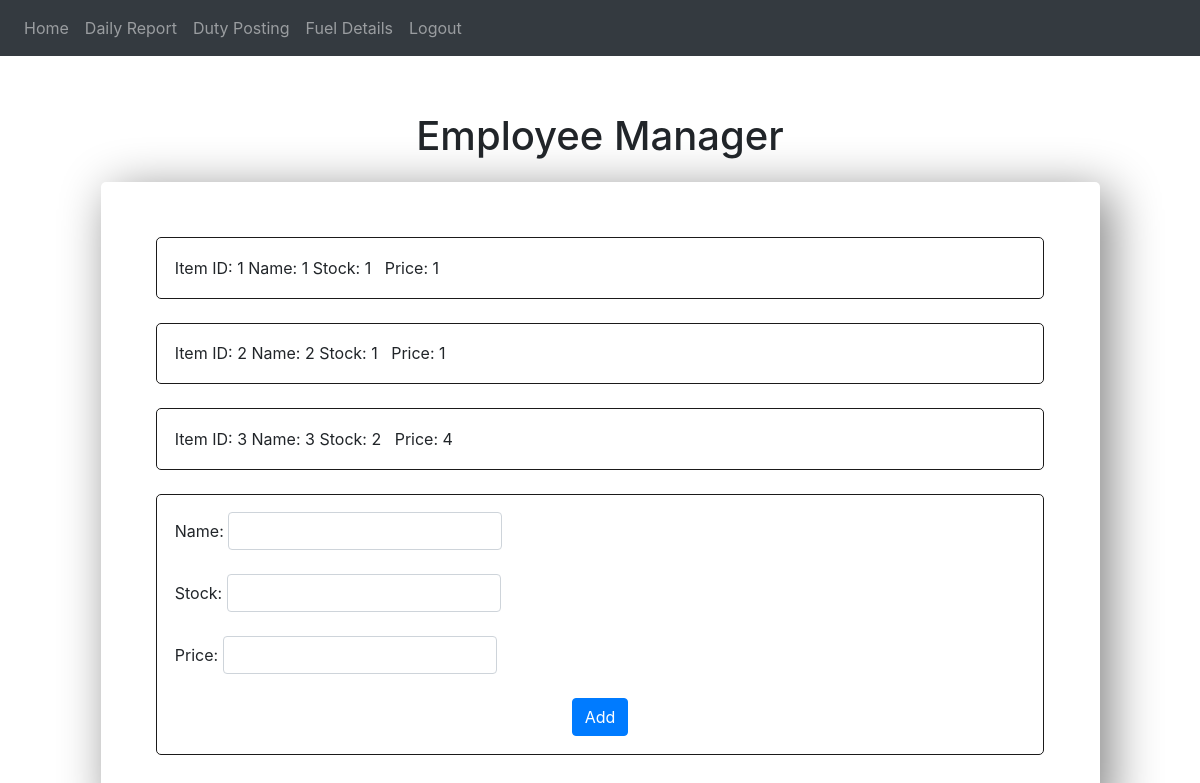
Before: /invmanager (signed in) with the older database file.
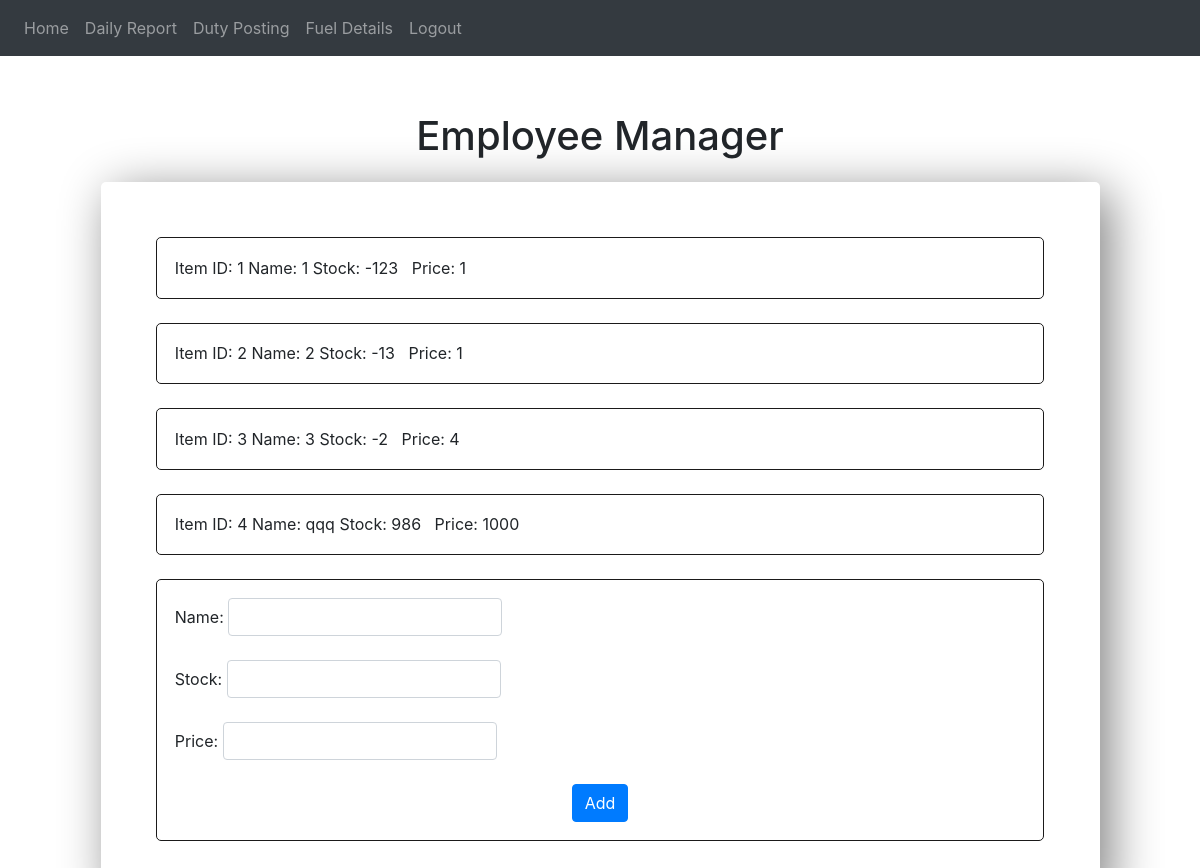
After: the same page with the newer database file.
### website/models.py (models this page shows)
class inventory(db.Model):
    inv_id = db.Column(db.Integer, primary_key = True)
    name = db.Column(db.String(150))
    stock = db.Column(db.Integer)
    price = db.Column(db.Integer)

### website/views.py (the view)
@views.route('/invmanager', methods=['GET','POST'])
@login_required
def invmanager():
    name = request.form.get("name")
    stock = request.form.get("stock")
    price = request.form.get("price")
    if request.method == 'POST':
        inv = inventory(name=name, stock=stock, price=price)
        db.session.add(inv)
        db.session.commit()
        print("check")
    items = inventory.query.all()
    return render_template("invmanager.html", user=current_user, items = items)

### website/templates/invmanager.html (shortened to what this page needs)
{% extends 'base.html' %}
{% block content %}
<h1 align="center" style="margin-top: 5%;">Employee Manager</h1>
<div
      style="margin: 5%; margin-top: 2%; border: black 2px; padding: 5%; border-radius: 5px; box-shadow: 10px 10px 50px grey">
      {% for item in items %}
      <div style="border: solid rgb(27, 26, 26) 1px; border-radius: 5px; padding: 2%">
            Item ID:&nbsp;{{item.inv_id}}
            Name:&nbsp;{{item.name}}
            Stock:&nbsp;{{item.stock}}&nbsp;&nbsp;
            Price:&nbsp;{{item.price}}&nbsp;&nbsp;
      </div>
      <br>
      {% endfor %}
      <div style="border: solid rgb(27, 26, 26) 1px; border-radius: 5px; padding: 2%;">
            <form method="POST">
                  <div class="form-inline">
                        Name:&nbsp;<input type="text" class="form-control" id="name" name="name">&nbsp;&nbsp;
                  </div>
                  <br>
                  <div class="form-inline">
                        Stock:&nbsp;<input type="textarea" class="form-control" id="stock"
                              name="stock">&nbsp;&nbsp;
                  </div><br>
                  <div class="form-inline">
                        Price:&nbsp;<input type="text" class="form-control" id="price" name="price">&nbsp;&nbsp;
                  </div>
                  <br>
                  <div align="center">
                        <button type="submit" class="btn btn-primary">Add</button>
                  </div>
            </form>
      </div>
</div>
{% endblock %}

### website/templates/base.html (shortened to what this page needs)
<!DOCTYPE html>
<html>
<head>
  <link rel="stylesheet" href="https://stackpath.bootstrapcdn.com/bootstrap/4.4.1/css/bootstrap.min.css"
 />
  <link rel="stylesheet" href="https://stackpath.bootstrapcdn.com/font-awesome/4.7.0/css/font-awesome.min.css"
 />
</head>
<body>
  <nav class="navbar navbar-expand-lg navbar-dark bg-dark">
    <div class="collapse navbar-collapse" id="navbar">
      <div class="navbar-nav">
        {% if user.is_authenticated %}
       <a class="nav-item nav-link" id="home" href="/">Home</a>
       {% if user.user_id=="manager" %}
            <a class="nav-item nav-link" id="daily" href="/addreport">Daily Report</a>
            <a class="nav-item nav-link" id="dutyposting" href="/dutyposting">Duty Posting</a>
            <a class="nav-item nav-link" id="fueldetails" href="/fueldetails">Fuel Details</a>
       {% endif %}
        <a class="nav-item nav-link" id="logout" href="/logout" style="float: right;">Logout</a>
        {% else %}
        <a class="nav-item nav-link" id="manlogin" href="/login">Login</a>
        {% endif %}
      </div>
  </nav>
  <div class="container-sm">
    {% block content %}
    {% endblock %}
  </div>
</body>
</html>

Changed rows visible on the page:
changed inventory id 1: stock "1" → "-123"
changed inventory id 2: stock "1" → "-13"
changed inventory id 3: stock "2" → "-2"
added inventory: inv_id "4", name "qqq", stock "986", price "1000"
